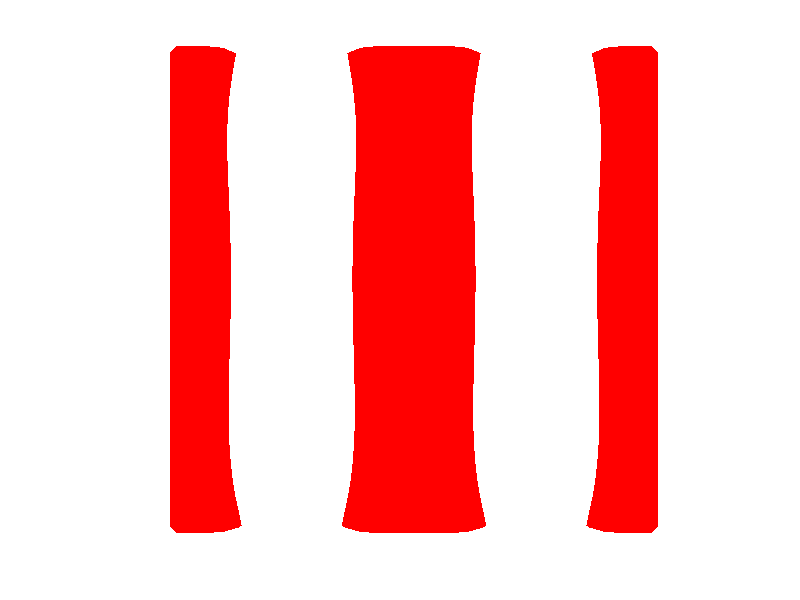

Write the MATLAB code that produced this figure. (Note: this script raises an error after producing the figure.)
% Program IsoSurface, run by typing run("./main.m")

% Clear all previous variables
clear all;
% Getting the coordiante variables from the data, and making them
% into the correct format, mesh
A=importdata('./xyz.dat');
%getting the concentration from the data file
B=importdata('./ABI.dat');

[X,Y,Z]=meshgrid(A(:,2),A(:,1),A(:,3));


% The size is used for the for loop
x_size=size(A(:,1),1);
y_size=size(A(:,2),1);
z_size=size(A(:,3),1);
% Dividing up the concentration values
VA=zeros(x_size,y_size,z_size);
VB=zeros(x_size,y_size,z_size);
VI=zeros(x_size,y_size,z_size);
VWall=zeros(x_size,y_size,z_size);
% Taking the concentration values and putting them into the correct
% format, mesh-format
ii=1;
for i=1:x_size,
    for j=1:y_size,
        for k=1:z_size,
            VA(i,j,k)=B(ii,1);
            VB(i,j,k)=B(ii,2);
            VI(i,j,k)=B(ii,3);
            VWall(i,j,k)=B(ii,4);
            ii=ii+1;
        end
    end
end
% clearing useless variables
clear i;
clear j;
clear k;
clear ii;
% Thres3old for the isosurf, 
cutA=0.5;
cutB=0.5;
cutI=0.35;
cutWall=5.0;


axis vis3d;
view([0,0,1]);
axis off;
daspect('mode');


% A    ++++++++++++++++++++++++++++++++++++++++++++++++++++++++++++++++++++++++++++++++
pA = patch(isosurface(X,Y,Z,VA,cutA),'FaceColor','red','EdgeColor','none');
qA = patch(isocaps(X,Y,Z,VA,cutA),'FaceColor','red','EdgeColor', ...
         'none');
alpha(pA,1.0);
alpha(qA,1.0);
% B
% ++++++++++++++++++++++++++++++++++++++++++++++++++++++++++++++++++++++++++++++++
pB = patch(isosurface(X,Y,Z,VB,cutB),'FaceColor','green','EdgeColor','none');
qB = patch(isocaps(X,Y,Z,VB,cutB),'FaceColor','green','EdgeColor', ...
          'none');
alpha(pB,1.0);
alpha(qB,1.0);

% I
% ++++++++++++++++++++++++++++++++++++++++++++++++++++++++++++++++++++++++++++++++
pI = patch(isosurface(X,Y,Z,VI,cutI),'FaceColor','yellow','EdgeColor','none');
qI = patch(isocaps(X,Y,Z,VI,cutI),'FaceColor','yellow','EdgeColor', ...
          'none');
alpha(pI,0.4);
alpha(qI,0.4);


% Wall
% ++++++++++++++++++++++++++++++++++++++++++++++++++++++++++++++++++++++++++++++++
pWall = patch(isosurface(X,Y,Z,VWall,cutWall),'FaceColor','black','EdgeColor','none');
qWall = patch(isocaps(X,Y,Z,VWall,cutWall),'FaceColor','black','EdgeColor', ...
          'none');
alpha(pWall,1.0);
alpha(qWall,1.0);



